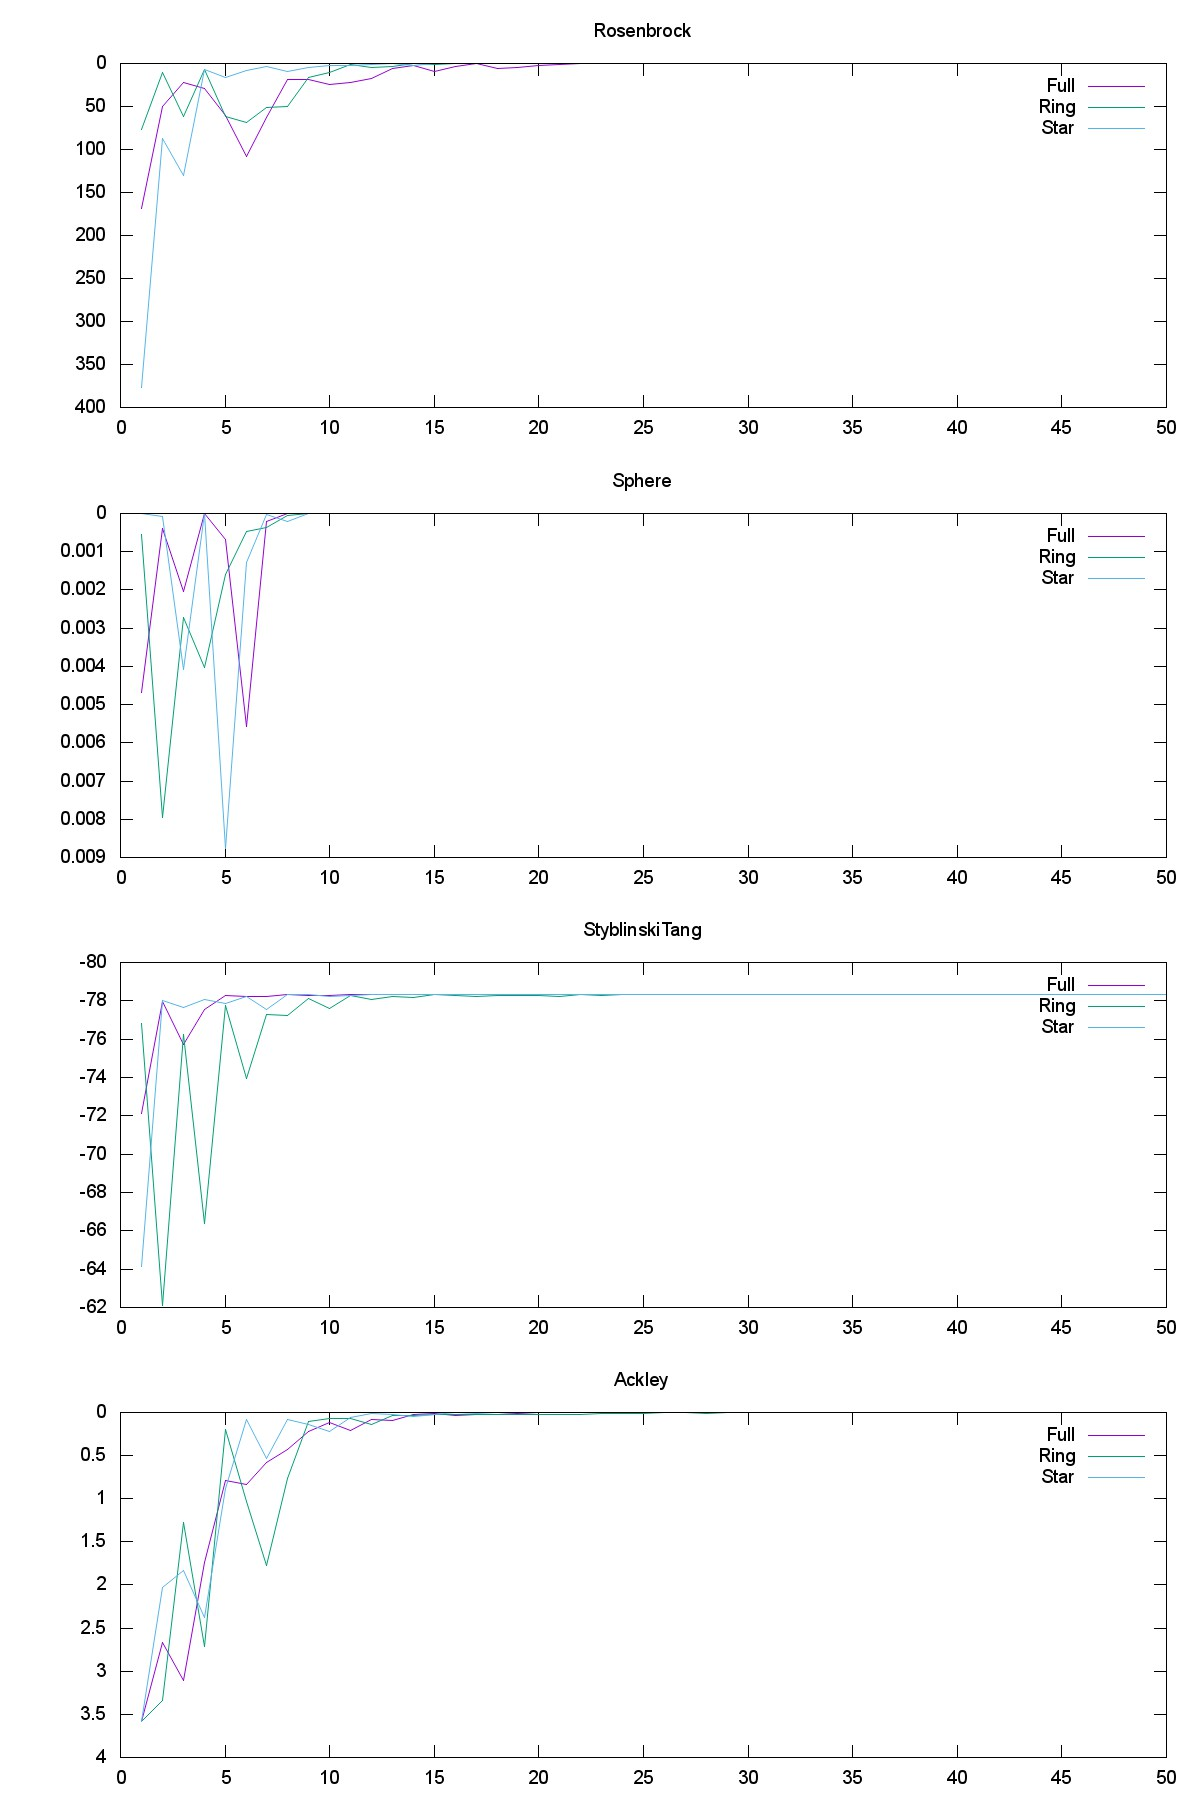

Recreate this plot in gnuplot.
cd 'd:\psopp\topos\report'
set terminal jpeg large font arial size 1200, 1800
set output "plot.jpg"
set multiplot layout 4, 1
set lmargin at screen 0.1
#set yrange[] reverse
set xlabel "Step count" offset 40,0,0
set ylabel "f(x)"
set title "Rosenbrock"
plot '03.dat' using 1:4 with line title "Full", '03.dat' using 1:3 with line title "Ring", '03.dat' using 1:2 with line title "Star"
set title "Sphere"
plot '02.dat' using 1:4 with line title "Full", '02.dat' using 1:3 with line title "Ring", '02.dat' using 1:2 with line title "Star"
set title "StyblinskiTang"
plot '01.dat' using 1:4 with line title "Full", '01.dat' using 1:3 with line title "Ring", '01.dat' using 1:2 with line title "Star"
set title "Ackley"
plot '00.dat' using 1:4 with line title "Full", '00.dat' using 1:3 with line title "Ring", '00.dat' using 1:2 with line title "Star"
unset multiplot
